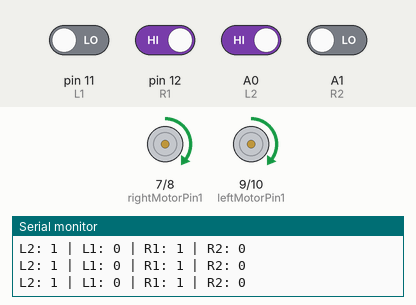
This sketch was run on a simulated Arduino Uno, built with avr-gcc and run on an emulated ATmega328P. Parts: motor-driver pin pairs drawn as motors (green arrow = first pin HIGH = forward, orange = second pin HIGH = backward, longer = more drive, scaled by the enable pin), the last lines printed to the serial monitor. Inputs (shaded band) come from the test bench; at power-on: A0 (L2), pin 12 (R1) HIGH, A1 (R2), pin 11 (L1) LOW.

Above: at 1.2 s.
1.3 s: pin 12 (R1) driven LOW
At 2.3 s:
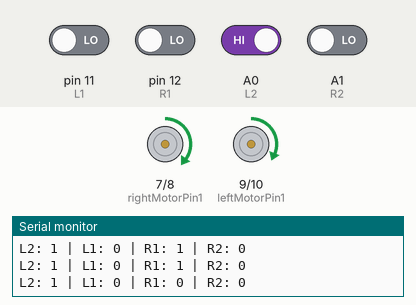
2.8 s: pin 11 (L1) driven HIGH
At 3.1 s:
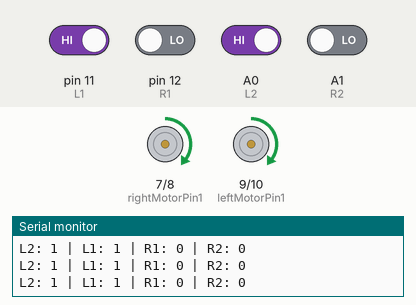
5.8 s: pin 11 (L1) driven LOW and A0 (L2) driven LOW
At 6.4 s:
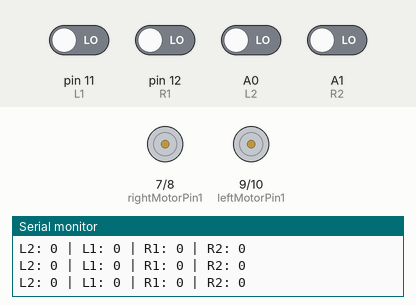
7.3 s: A1 (R2) driven HIGH
At 7.7 s:
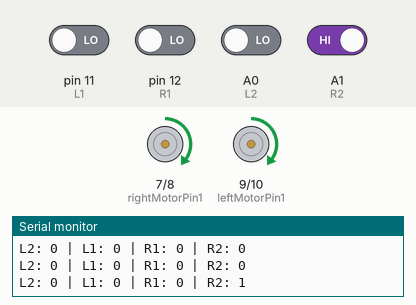
8.8 s: pin 12 (R1) driven HIGH and A0 (L2) driven HIGH
Timing chart, 0 to 11.8 s (numbered marks = the images above; inputs shaded):
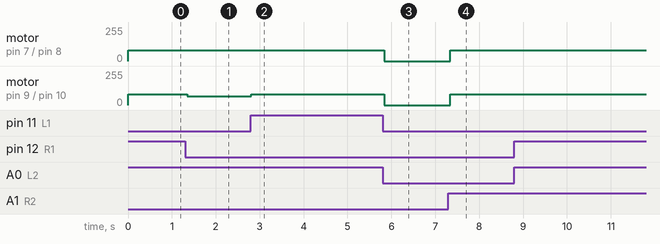

The sketch:

4IRST7sketch_may27a.ino
```cpp
// IR Sensor pins
#define L2 A0
#define L1 11
#define R1 12
#define R2 A1

#define BLACK HIGH
#define WHITE LOW

// Motor driver pins
int enableRightMotor = 6;
int rightMotorPin1 = 7;
int rightMotorPin2 = 8;

int enableLeftMotor = 5;
int leftMotorPin1 = 9;
int leftMotorPin2 = 10;

// Speeds
int BASE_SPEED = 80;
int SLIGHT_TURN_SPEED = 65;
int TURN_SPEED = 55;
int HARD_TURN_SPEED = 50;

String lastTurn = "STRAIGHT";

void setup() {
  Serial.begin(9600);

  pinMode(L2, INPUT);
  pinMode(L1, INPUT);
  pinMode(R1, INPUT);
  pinMode(R2, INPUT);

  pinMode(enableRightMotor, OUTPUT);
  pinMode(rightMotorPin1, OUTPUT);
  pinMode(rightMotorPin2, OUTPUT);

  pinMode(enableLeftMotor, OUTPUT);
  pinMode(leftMotorPin1, OUTPUT);
  pinMode(leftMotorPin2, OUTPUT);

  rotateMotor(0, 0); // Stop at start
}

void loop() {
  int valL2 = digitalRead(L2);
  int valL1 = digitalRead(L1);
  int valR1 = digitalRead(R1);
  int valR2 = digitalRead(R2);

  Serial.print("L2: "); Serial.print(valL2);
  Serial.print(" | L1: "); Serial.print(valL1);
  Serial.print(" | R1: "); Serial.print(valR1);
  Serial.print(" | R2: "); Serial.println(valR2);

  // Line completely lost
  if (valL2 == WHITE && valL1 == WHITE && valR1 == WHITE && valR2 == WHITE) {
    if (lastTurn == "LEFT") {
      rotateMotor(TURN_SPEED, -TURN_SPEED); // Try left
    } else if (lastTurn == "RIGHT") {
      rotateMotor(-TURN_SPEED, TURN_SPEED); // Try right
    } else {
      rotateMotor(0, 0);
    }
    delay(150);
    return;
  }

  // Centered on line
  if ((valL1 == BLACK && valR1 == BLACK) || (valL1 == BLACK || valR1 == BLACK)) {
    rotateMotor(BASE_SPEED, BASE_SPEED);
    lastTurn = "STRAIGHT";
  }
  // Slight left if L2 sees black
  else if (valL2 == BLACK) {
    rotateMotor(SLIGHT_TURN_SPEED, BASE_SPEED);
    lastTurn = "LEFT";

    // Keep turning left until re-centered
    while (digitalRead(L1) == WHITE && digitalRead(R1) == WHITE) {
      rotateMotor(SLIGHT_TURN_SPEED, BASE_SPEED);
      delay(5);
    }
  }
  // Slight right if R2 sees black
  else if (valR2 == BLACK) {
    rotateMotor(BASE_SPEED, SLIGHT_TURN_SPEED);
    lastTurn = "RIGHT";

    // Keep turning right until re-centered
    while (digitalRead(L1) == WHITE && digitalRead(R1) == WHITE) {
      rotateMotor(BASE_SPEED, SLIGHT_TURN_SPEED);
      delay(5);
    }
  }
  else {
    rotateMotor(0, 0); // Just in case
  }

  delay(5); // Slight delay to stabilize sensor reads
}

void rotateMotor(int leftMotorSpeed, int rightMotorSpeed) {
  // LEFT motor direction
  if (leftMotorSpeed > 0) {
    digitalWrite(leftMotorPin1, HIGH);
    digitalWrite(leftMotorPin2, LOW);
  } else if (leftMotorSpeed < 0) {
    digitalWrite(leftMotorPin1, LOW);
    digitalWrite(leftMotorPin2, HIGH);
  } else {
    digitalWrite(leftMotorPin1, LOW);
    digitalWrite(leftMotorPin2, LOW);
  }

  // RIGHT motor direction
  if (rightMotorSpeed > 0) {
    digitalWrite(rightMotorPin1, HIGH);
    digitalWrite(rightMotorPin2, LOW);
  } else if (rightMotorSpeed < 0) {
    digitalWrite(rightMotorPin1, LOW);
    digitalWrite(rightMotorPin2, HIGH);
  } else {
    digitalWrite(rightMotorPin1, LOW);
    digitalWrite(rightMotorPin2, LOW);
  }

  analogWrite(enableLeftMotor, constrain(abs(leftMotorSpeed), 0, 255));
  analogWrite(enableRightMotor, constrain(abs(rightMotorSpeed), 0, 255));
}
```

Measured:
- after the input at 1.3 s, motor on pin 9 (leftMotorPin1) / pin 10 (leftMotorPin2): forward 80/255 → forward 65/255 after 0.05 s
- after the input at 2.8 s, motor on pin 9 (leftMotorPin1) / pin 10 (leftMotorPin2): forward 65/255 → forward 80/255 at once
- after the input at 5.8 s, motor on pin 7 (rightMotorPin1) / pin 8 (rightMotorPin2), motor on pin 9 (leftMotorPin1) / pin 10 (leftMotorPin2): forward 80/255 → stopped at once
- after the input at 7.3 s, motor on pin 7 (rightMotorPin1) / pin 8 (rightMotorPin2), motor on pin 9 (leftMotorPin1) / pin 10 (leftMotorPin2): stopped → forward 80/255 at once
